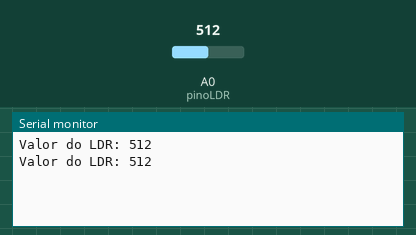
Bench run of a sketch on a simulated Arduino Uno, built with avr-gcc and run on an emulated ATmega328P. Parts: the last lines printed to the serial monitor. Inputs (shaded band) come from the test bench; at power-on: A0 (pinoLDR) = 512.

Above: at 1.8 s.
1.9 s: A0 (pinoLDR) set to 716
At 2.4 s:
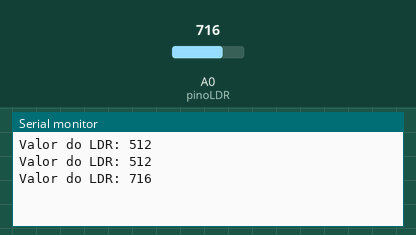
3.4 s: A0 (pinoLDR) set to 900
At 4.8 s:
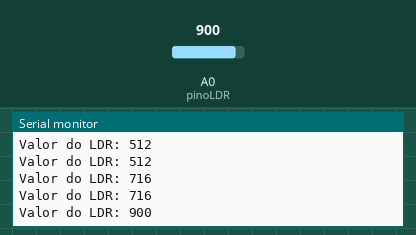
Timing chart, 0 to 6.4 s (numbered marks = the images above; inputs shaded):
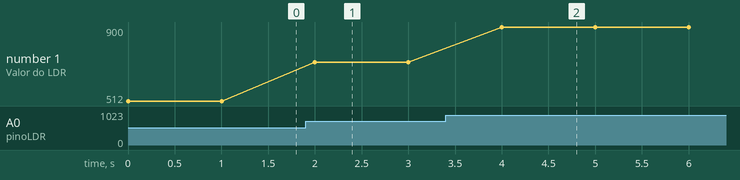

Measured:
- after the input at 1.9 s, the serial monitor: prints a new line after 0.10 s (image 1)
- after the input at 3.4 s, the serial monitor: prints a new line after 0.60 s (image 2)
- plotted number 1: 512 → 716 after the input at 1.9 s, 716 → 900 after the input at 3.4 s

The sketch:

exemplo1.ino
```cpp
/*
    Código didático de exemplo para uso em aulas de programação e robótica.
    Com um circuito simples contendo apenas um LDR e um resistor, conforme
    o esquema abaixo:

    (5V) --- [LDR] ---+--- [Resistor] --- (GND)
                  |
               (A0)

    O resistor pode ser de 10k para começar, pode-se mudar esse valor como
    for necessário para ajustar a faixa de valores..

    ©2025 By Professor Claudio Roberto da Silva
*/

#define pinoLDR A0                    // Defina o pino onde o LDR está conectado

void setup() {
  Serial.begin(9600);                 // Inicializa a comunicação serial
}

void loop() {
  int valorLDR = analogRead(pinoLDR); // Lê o valor da entrada analógica

  Serial.print("Valor do LDR: ");
  Serial.println(valorLDR);           // Exibe o valor no Monitor Serial

  delay(1000);                        // Aguarda um segundo entre as leituras
}
```
